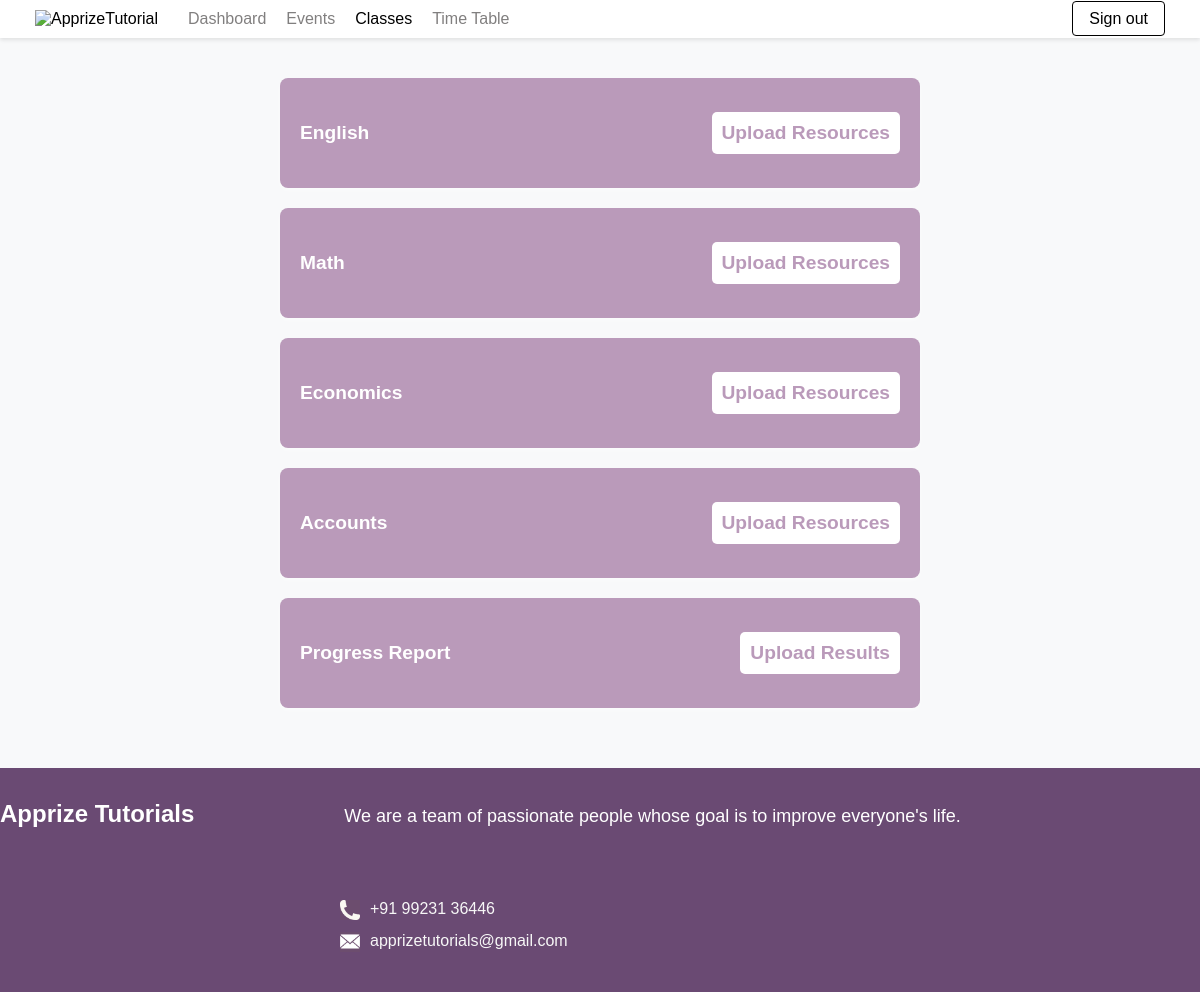
The app's page /admin/class.php (signed in) with its own data.
### tables this page shows
CREATE TABLE `tbSubject` (
  `SubjectID` int NOT NULL,
  `Name` varchar(10) NOT NULL
);

### admin/class.php (the view, shortened to what this page needs)
<?php
include_once('../config/config.php');
$sql = "SELECT * FROM tbSubject";
$stmt = $conn->prepare($sql);
$stmt->execute();
$results = $stmt->fetchAll();
?>
<!DOCTYPE html>
<html lang="en-IN">
<head>
    <link rel="stylesheet" type="text/css" href="../public/css/admin.css"/>
</head>
<body>
    <div id="wrapwrap" class="classpage">
        <header id="top" class="o_header_standard">
            <nav data-name="Navbar" aria-label="Main" class="navbar navbar-expand-lg navbar-light o_colored_level o_cc d-none d-lg-block shadow-sm ">
                <div id="o_main_nav" class="o_main_nav container">
            <a data-name="Navbar Logo" class="navbar-brand logo me-4">
                <span role="img" aria-label="Logo of ApprizeTutorial" title="ApprizeTutorial"><img src="../images/logo.png" class="img img-fluid" width="95" height="40" alt="ApprizeTutorial" loading="lazy"/></span>
            </a>
        <ul role="menu" id="top_menu" class="nav navbar-nav top_menu o_menu_loading me-auto">
        <li role="presentation" class="nav-item">
            <a role="menuitem" href="dashboard.php" class="nav-link ">
                <span>Dashboard</span>
            </a>
        </li>
        <li role="presentation" class="nav-item">
            <a role="menuitem" href="event.php" class="nav-link ">
                <span>Events</span>
            </a>
        </li>
        <li role="presentation" class="nav-item">
            <a role="menuitem" href="class.php" class="nav-link active">
                <span>Classes</span>
            </a>
        </li>
        <li role="presentation" class="nav-item">
            <a role="menuitem" href="timetable.php" class="nav-link">
                <span>Time Table</span>
            </a>
        </li>
        </ul>
    <ul class="navbar-nav align-items-center gap-2 flex-shrink-0 justify-content-end ps-3">
            <li class=" o_no_autohide_item">
            <?php if (isset($_SESSION["userID"])) { ?>
                        <a href="../login.php" class="btn btn-outline-secondary">Sign out</a>
                    <?php }else {?>
                        <a href="../login.php" class="btn btn-outline-secondary">Sign in</a>
                        <?php }?>
            </li>
    </ul>
            </div>
        </nav>
        </header>
        <div class="content">
        <?php foreach ($results as $row): ?>
            <div class="class-card">
                <span><td><?php echo htmlspecialchars($row['Name']); ?></td></span>
                <div class="action-btns">
                    <a href="resource.php?SubjectID=<?php echo $row['SubjectID']; ?>">Upload Resources</a>
                </div>
            </div>
         <?php endforeach; ?>
        <div class="class-card">
        <span><td>Progress Report</td></span>
        <div class="action-btns">
            <a href="progress_report.php">Upload Results</a>
        </div>
        </div>
        </div>
    <footer id="bottom" class="o_footer o_colored_level o_cc">
        <div id="footer" class="oe_structure oe_structure_solo">
            <section class="s_text_block pt48">
                <div class="container">
                    <div class="row">
                        <div class="col-lg-3 pb24">
                            <h4><b>Apprize Tutorials</b></h4>
                        </div>
                        <div class="col-lg-9 pb24">
                            <p class="lead">We are a team of passionate people whose goal is to improve everyone's life.</p>
                        </div>
                    </div>
                </div>
            </section>
            <section class="s_text_block">
                <div class="container">
                    <div class="row align-items-center">
                        <div class="col-lg-3 pb24">
                        </div>
                        <div class="col-lg-6 pb24">
                            <ul class="list-unstyled mb-0">
                                <li><img src="../images/icon.png" alt="Phone Icon" width="20" height="20" class="me-2"><a href="tel:+91 99231 36446">+91 99231 36446</a></li>
                                <li><img src="../images/icon2.png" alt="Email Icon" width="20" height="20" class="me-2"><a href="mailto:apprizetutorials@gmail.com">apprizetutorials@gmail.com</a></li>
                            </ul>
                        </div>
                    </div>
                </div>
            </section>
        </div>
    </footer>
    </div>
</body>
</html>

### public/css/admin.css (style rules this page uses)
body { margin: 0; font-family: 'Arial', sans-serif; }
.navbar { padding: 10px 35px; background-color: white; box-shadow: 0 2px 4px rgba(0, 0, 0, 0.1); }
.o_main_nav.container { display: flex; align-items: center; justify-content: space-between; }
.navbar-brand.logo { display: flex; align-items: center; }
.navbar-brand.logo img { height: 40px; width: auto; }
.navbar-nav.top_menu { display: flex; list-style-type: none; margin: 0; padding: 0; margin-left: 20px; }
.navbar-nav.top_menu .nav-item { margin: 0 10px; }
.navbar-nav.top_menu .nav-link { color: #817f7f; text-decoration: none; font-size: 16px; }
.navbar-nav.top_menu .nav-link.active { color: #000; }
.navbar-nav.align-items-center { display: flex; list-style: none; margin: 0; padding: 0; margin-left: auto; }
.btn-outline-secondary { padding: 8px 16px; border: 1px solid #000; color: #000; background-color: transparent; border-radius: 4px; text-decoration: none; font-size: 16px; }
footer.o_footer { background-color: #6A4A73; color: #fff; }
footer .s_text_block { padding-bottom: 24px; }
footer h4 { font-size: 24px; font-weight: bold; color: #ffffff; }
footer p.lead { font-size: 18px; margin-bottom: 16px; color: #ffffff; font-weight: lighter; padding: 4px 150px; padding-bottom: 0px; }
footer ul { padding-left: 170px; list-style: none; }
footer ul li { display: flex; margin-bottom: 12px; font-size: 16px; }
footer ul li img { margin-right: 10px; }
footer ul li a { color: #f7f7f7; text-decoration: none; }
footer .container { max-width: 1200px; margin: 0 auto; }
footer .row { display: flex; justify-content: flex-start; align-items: center; }
.content { display: flex; flex-direction: column; align-items: center; margin: 40px; }
.class-card { width: 90%; height: 70px; max-width: 600px; background-color: #BA9ABA; color: white; margin-bottom: 20px; padding: 20px; border-radius: 8px; box-shadow: 0 2px 4px rgba(255, 255, 255, 0.6); text-align: center; font-size: 1.2em; font-weight: bold; display: flex; justify-content: space-between; align-items: center; }
.class-card a { color: white; text-decoration: none; font-weight: bold; }
.action-btns { display: flex; gap: 10px; }
.action-btns a { background-color: #fff; color: #BA9ABA; padding: 10px; border-radius: 5px; text-decoration: none; font-weight: bold; }
body { font-family: Arial, sans-serif; background-color: #f8f9fa; margin: 0; padding: 0; }

### records on screen
tbsubject: Name "English"
tbsubject: Name "Math"
tbsubject: Name "Economics"
tbsubject: Name "Accounts"
